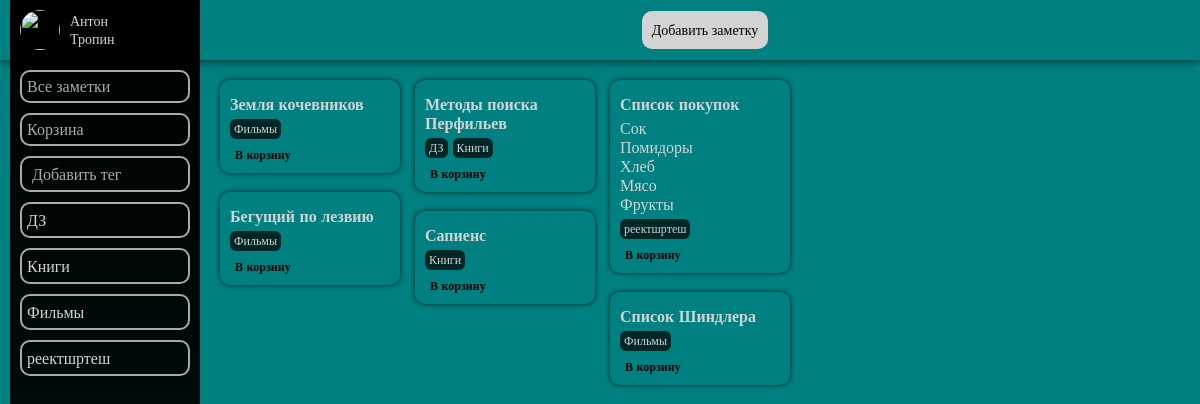
Page /main (signed in) on the earlier database version.
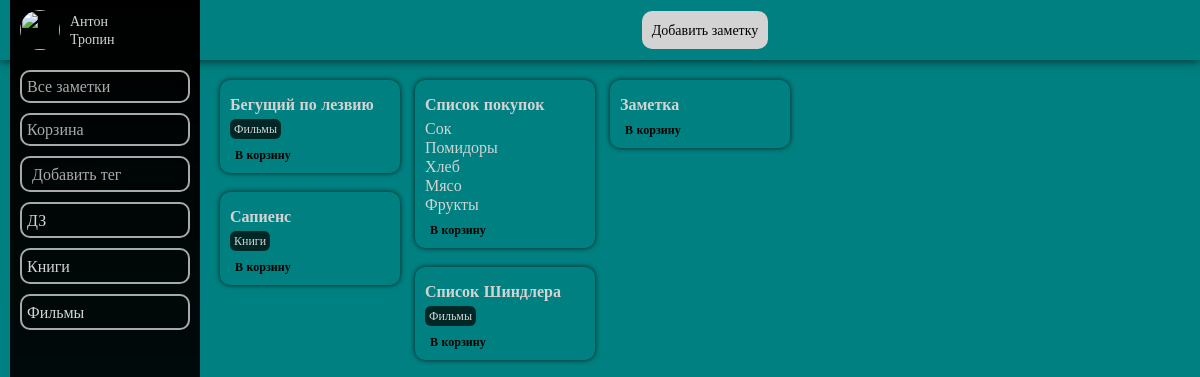
Same page on the later database version.
### DiarySiteApp/models.py (models this page shows, shortened)
class Tag(models.Model):
    account = models.ForeignKey(Account, on_delete=models.CASCADE)
    title = models.CharField('название тега', max_length=30, unique=True)
    def __str__(self):
        return self.title
    class Meta:
        verbose_name = 'Тег'
        verbose_name_plural = 'Теги'
        abstract = False

class Note(models.Model):
    account = models.ForeignKey(Account, on_delete=models.CASCADE)
    title = models.CharField('название заметки', max_length=30, null=True, blank=True)
    description = models.TextField('описание заметки', null=True, blank=True)
    planned_date = models.DateTimeField('запланированная дата', null=True, blank=True)
    on_repeat = models.BooleanField('повторяется')
    to_remind = models.BooleanField('напоминание')
    remind_date = models.DateTimeField('дата напоминания', null=True, blank=True)
    on_delete = models.BooleanField('удалено', default=False)
    delete_date = models.DateField('дата удаления', null=True, blank=True, editable=False)
    tag = models.ManyToManyField(Tag, blank=True)
    class Meta:
        verbose_name = 'Заметка'
        verbose_name_plural = 'Заметки'
        abstract = False
    @property
    def tags(self):
        return Tag.objects.filter(note = self)

### DiarySiteApp/views.py (the view)
# urls.py: re_path(r'^main', views.main, name = 'main'),
def main(request):
    user = User.objects.get(pk = request.user.pk)
    tags = user.account.tags
    notes = Note.objects.filter(
    account = user.account
    ).filter(
    on_delete = False
    )
    photo = user.account.photo
    context ={
        'tags' : tags,
        'notes' : notes,
        'photo' : photo,
        'title' : 'Главная страница'
    }
    return render(request, 'DiarySiteApp/main.html', context)

### DiarySiteApp/models.py (called while the page is built)
    @property
    def tags(self):
        return Tag.objects.filter(account = self)

### DiarySiteApp/templates/DiarySiteApp/main.html (shortened to what this page needs)
{% extends 'DiarySiteApp/notesOutput.html' %}
{% block notes %}
    <div class="notes_container">
        {% for note in notes %}
            <div class="card">
                <a href="noteform/{{note.id}}">
                    <div class="cardContent">
                        {% if note.title %}
                            <div class="cardName">{{note.title}}</div>
                        {% endif %}
                        {% if note.description%}
                            <pre class="cardDescription">{{note.description}}</pre>
                        {% endif %}
                        {% if note.tags%}
                            <div class="cardTags">
                                {% for tag in tags %}
                                    {% if tag in note.tags %}
                                        <div class="tag">{{tag}}</div>
                                    {% endif %}
                                {% endfor %}
                            </div>
                        {% endif %}
                    </div>
                </a>
                <a href="{% url 'toTrashCan' note.id %}" id="delete" class="cardManipulationButton" onclick="deleteNote()">В корзину</a>
            </div>
        {% endfor %}
    </div>
{% endblock %}

### DiarySiteApp/templates/DiarySiteApp/notesOutput.html (shortened to what this page needs)
{% extends 'DiarySiteApp/base.html' %}
{% load static %}
{% block content %}
    {% if request.user.is_authenticated %}
        <header>
            <div class="header_content class">
                <a href="{% url 'noteform' 'add' %}" class="control_button">Добавить заметку</a>
            </div>
        </header>
        <div class="menu">
            <div class="profile">
                {% if user.socialaccount_set.all.0.get_avatar_url %}
                        <img class="avatar" src='{{ user.socialaccount_set.all.0.get_avatar_url }}'>
                {% else %}
                        {%if photo %}
                                <div>{{photo}}</div>
                        {%else%}
                                <img class="avatar" src='https://iupac.org/wp-content/uploads/2018/05/default-avatar.png'>
                        {% endif %}
                {% endif %}
                <a href="accounts/logout" title="Нажмите, чтобы выйти из аккаунта">
                    <div class="personal_information">
                            {% if user.first_name %}
                                <p>{{user.first_name}}</p>
                                <p>{{user.last_name}}</p>
                            {% else %}
                                <p>{{user}}</p>
                            {% endif %}
                    </div>
                </a>
            </div>
            <div class="tags_container" id="tags_container">
                <a href="{% url 'main' %}"><div class="tag_button">Все заметки</div></a>
                <a href="{% url 'trashCan' %}"><div class="tag_button">Корзина</div></a>
                <form method="POST" class="add_tag_form" id="tag_creation_form" data-url="{% url 'addTag' %}">
                    <input type="text" name="tag_title_input" autocomplete="off" class="input tag_title_input" placeholder="Добавить тег" required>
                    <button type="submit" class="save_tag_button"></button>
                </form>
                {% for tag in tags%}
                    <div class="custom_tag_button">
                        <a href="{% url 'notesByTag' tag.id %}"><div>{{tag.title}}</div></a>
                        <a href="{% url 'deleteTag' tag.id %}" class="delete_tag_button"></a>
                    </div>
                {% endfor %}
            </div>
        </div>
        {% block notes %}{% endblock %}
    {% endif %}
{% endblock %}

Differences in the rows shown:
removed Tag: title "реектшртеш"
no longer on this page (row edited): Note: title "Земля кочевников", Tag (title "Фильмы")
no longer on this page (row edited): Note: title "Методы поиска Перфильев", Tag (title "ДЗ"), Tag (title "Книги")
added Note: title "Заметка"
